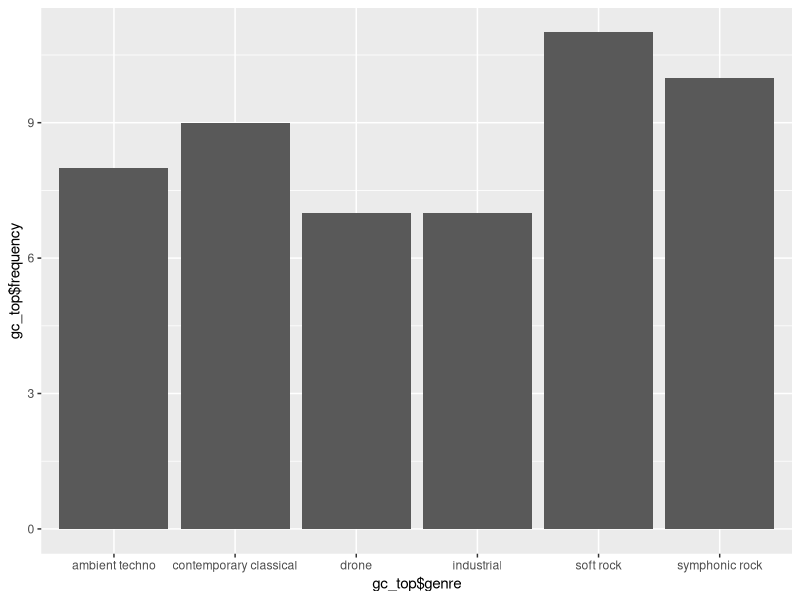

Here is the R script that generated this plot:
# Greg Lynskey

rm(list= ls())

library(ggplot2)
library(lubridate)

# - Most Listened to Genre By Year
#   - Hypothesis: More sad music was listened to during covid
#   - Data Needed: Top 5 Genres per Year
most_listened_raw <- read.csv("mostlistened_year.csv", header=TRUE)

# Clean up year data
date_raw <- ymd_hms(most_listened_raw$listened_to_datetime)
years <- format(date_raw, format="%Y")
head(years)


most_listened <- data.frame(
  years,
  most_listened_raw$genrename
)
colnames(most_listened) <- c("year", "genre")

# Parse out Target Year
target_year <- 2020
most_listened_year <- most_listened[most_listened$year == target_year,]

# Get frequency
genre_count_tbl <- table(most_listened_year$genre)
head(genre_count_tbl)

# Convert to DataFrame and sort
genre_count_df <- as.data.frame(genre_count_tbl)
colnames(genre_count_df) <- c("genre", "frequency")
genre_count_df <- genre_count_df[order(-genre_count_df$frequency),]

# Get Top
gc_top <- head(genre_count_df)

ggplot(gc_top, aes(x=gc_top$genre, y=gc_top$frequency)) +
  geom_bar(stat="identity")
